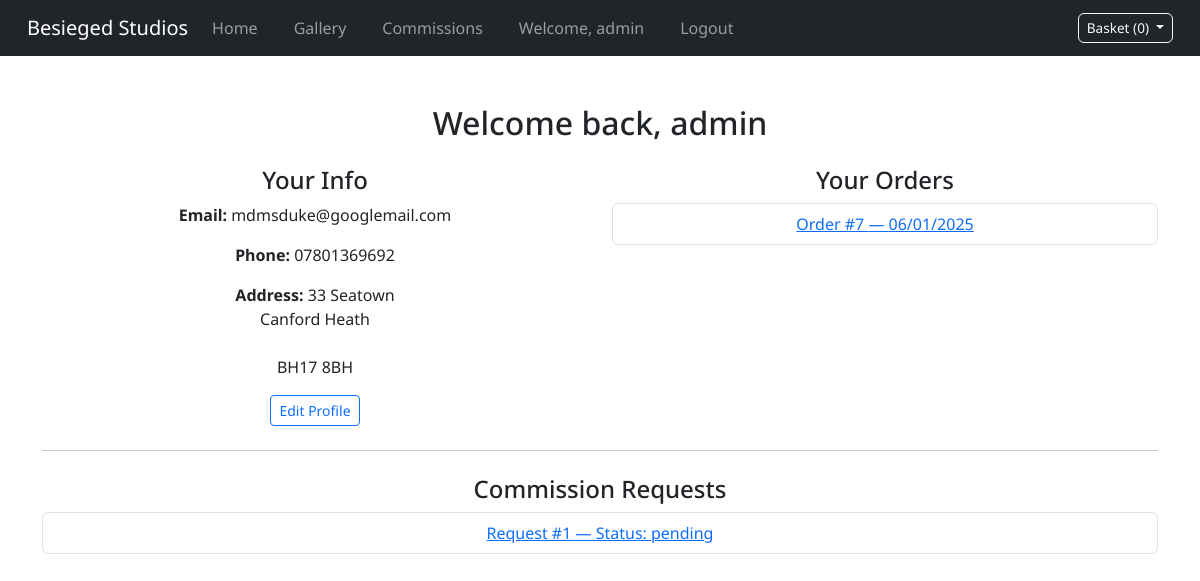
Page /dashboard/ (signed in) on the earlier database version.
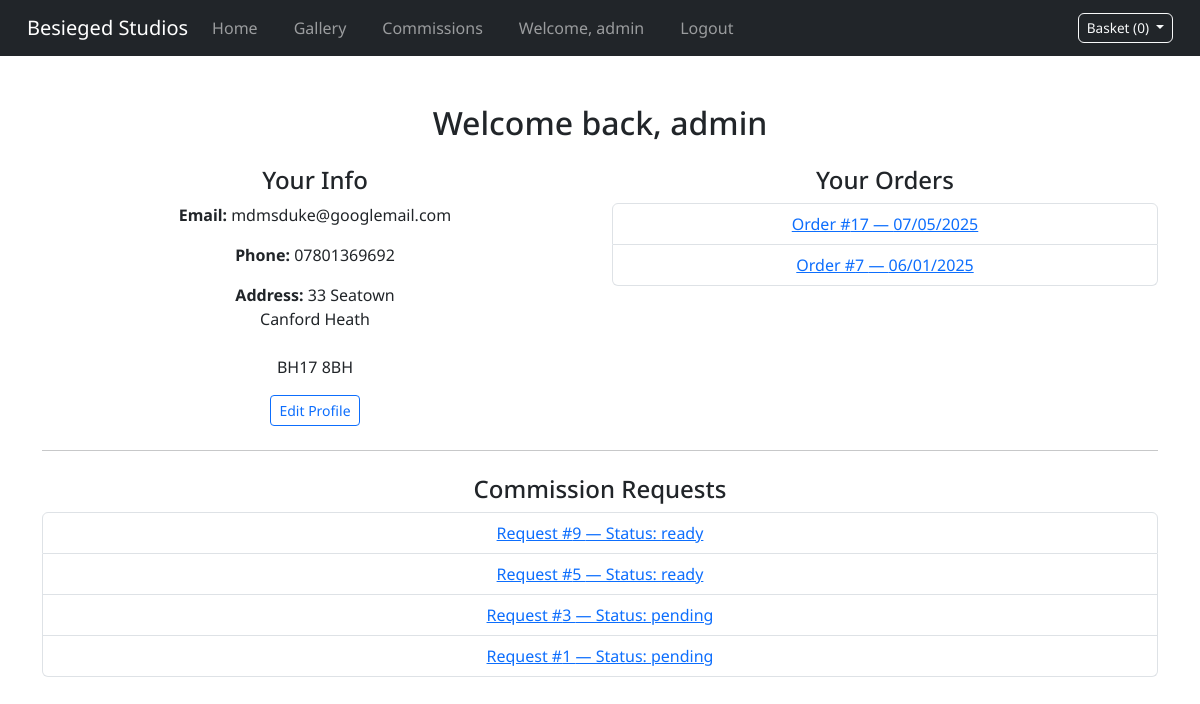
Same page on the later database version.
### accounts/models.py (models this page shows, shortened)
class UserProfile(models.Model):
    user = models.OneToOneField(User, on_delete=models.CASCADE)
    phone_number = models.CharField(max_length=20, blank=True, null=True)
    address_line1 = models.CharField(max_length=255, blank=True, null=True)
    address_line2 = models.CharField(max_length=255, blank=True, null=True)
    town_or_city = models.CharField(max_length=100, blank=True, null=True)
    postcode = models.CharField(max_length=20, blank=True, null=True)

### checkout/models.py (models this page shows, shortened)
class Order(models.Model):
    user = models.ForeignKey(User, on_delete=models.SET_NULL, null=True, blank=True)
    stripe_session_id = models.CharField(max_length=255)
    full_name = models.CharField(max_length=255)
    email = models.EmailField()
    address = models.TextField()
    created_at = models.DateTimeField(auto_now_add=True)
    paid = models.BooleanField(default=False)

### commissions/models.py (models this page shows)
class CommissionQuote(models.Model):
    CATEGORY_CHOICES = [
        ('single_mini', 'Single Miniature'),
        ('squad', 'Squad'),
        ('colossal', 'Colossal Vehicle/Monster'),
        ('terrain', 'Terrain'),
    ]
    STATUS_CHOICES = [
        ('ready', 'Ready to Checkout'),
        ('pending', 'Pending Manual Quote'),
    ]
    user = models.ForeignKey(User, on_delete=models.CASCADE)
    category = models.CharField(max_length=20, choices=CATEGORY_CHOICES)
    size_option = models.CharField(max_length=50, blank=True)
    assembly_required = models.BooleanField(default=False)
    priming_required = models.BooleanField(default=False)
    base_price = models.DecimalField(max_digits=6, decimal_places=2)
    assembly_cost = models.DecimalField(max_digits=6, decimal_places=2)
    priming_cost = models.DecimalField(max_digits=6, decimal_places=2, default=0)
    size_uplift = models.DecimalField(max_digits=6, decimal_places=2, default=0)
    total_price = models.DecimalField(max_digits=6, decimal_places=2, null=True, blank=True)
    image = models.ImageField(upload_to='commission_uploads/', blank=True, null=True)
    notes = models.TextField(blank=True)
    status = models.CharField(max_length=10, choices=STATUS_CHOICES, default='ready')
    created_at = models.DateTimeField(auto_now_add=True)
    def __str__(self):
        return f"Commission by {self.user} ({self.get_category_display()})"

### dashboard/views.py (the view)
# urls.py: path('dashboard/', include('dashboard.urls')),
@login_required
def dashboard(request):
    profile = getattr(request.user, "userprofile", None)
    orders = Order.objects.filter(user=request.user).order_by('-created_at')
    commissions = CommissionQuote.objects.filter(user=request.user).order_by('-created_at')
    print("Commssions: ", commissions)
    context = {
        "profile": profile,
        "orders": orders,
        "commissions": commissions,
    }
    return render(request, 'dashboard/dashboard.html', context)

### basket/context_processors.py (called while the page is built, shortened)
def basket_context(request):
    basket = request.session.get("basket", {})
    basket_items = []
    return {
        "basket_count": sum(item["quantity"] for item in basket_items),
        "basket_items": basket_items,
    }

### dashboard/templates/dashboard/dashboard.html (shortened to what this page needs)
{% extends "base.html" %}
{% block content %}
<div class="container my-5">
    <h2 class="mb-4">Welcome back, {{ user.username }}</h2>
    <div class="row">
        <div class="col-md-6">
            <h4>Your Info</h4>
            <p><strong>Email:</strong> {{ user.email }}</p>
            <p><strong>Phone:</strong> {{ profile.phone_number|default:"Not set" }}</p>
            <p><strong>Address:</strong>
                {{ profile.address_line1|default:"" }}<br>
                {{ profile.address_line2|default:"" }}<br>
                {{ profile.city|default:"" }}<br>
                {{ profile.postcode|default:"" }}
            </p>
            <a href="{% url 'dashboard:edit_profile' %}" class="btn btn-sm btn-outline-primary">Edit Profile</a>
        </div>
        <div class="col-md-6">
            <h4>Your Orders</h4>
            {% if orders %}
                <ul class="list-group">
                    {% for order in orders %}
                        <li class="list-group-item">
                            <a href="{% url 'dashboard:order_detail' order.id %}">
                                Order #{{ order.id }} — {{ order.created_at|date:"SHORT_DATE_FORMAT" }}
                            </a>
                        </li>
                    {% endfor %}
                </ul>
            {% else %}
                <p>You haven’t placed any orders yet.</p>
            {% endif %}
        </div>
    </div>
    <hr class="my-4">
    <div>
        <h4>Commission Requests</h4>
        {% if commissions %}
            <ul class="list-group">
                {% for commission in commissions %}
                    <li class="list-group-item">
                        <a href="{% url 'commissions:commissions_detail' commission.id %}">
                            Request #{{ commission.id }} — Status: {{ commission.status }}
                        </a>
                    </li>
                {% endfor %}
            </ul>
        {% else %}
            <p>No commissions yet. Why not <a href="{% url 'commissions:smart_commission_redirect' %}">request one</a>?</p>
        {% endif %}
    </div>
</div>
{% endblock %}

### templates/base.html (shortened to what this page needs)
{% load static %}
<!DOCTYPE html>
<html lang="en">
<head>
    <link href="https://cdn.jsdelivr.net/npm/bootstrap@5.3.0/dist/css/bootstrap.min.css" rel="stylesheet">
    <link rel="stylesheet" href="{% static 'css/base.css' %}">
</head>
<body>
    <nav class="navbar navbar-expand-lg navbar-dark bg-dark">
        <div class="container-fluid">
            <a class="navbar-brand" href="{% url 'home' %}">Besieged Studios</a>
            <div class="collapse navbar-collapse" id="navbarNav">
                <ul class="navbar-nav">
                    <li class="nav-item"><a class="nav-link" href="{% url 'home' %}">Home</a></li>
                    <li class="nav-item"><a class="nav-link" href="{% url 'gallery:gallery' %}">Gallery</a></li>
                    <li class="nav-item">
                        {% if user.is_authenticated %}
                            <a class="nav-link" href="{% url 'commissions:smart_commission_redirect' %}">Commissions</a>
                        {% else %}
                            <a class="nav-link" href="{% url 'account_login' %}?next={% url 'commissions:create_commission' %}">Commissions</a>
                        {% endif %}
                    </li>
                </ul>
                <ul class="navbar-nav">
                    {% if user.is_authenticated %}
                        <li class="nav-item">
                            <a class="nav-link" href="{% url 'dashboard:dashboard' %}">
                                {% if user.userprofile %}
                                    Welcome, {{ user.userprofile.user.username }}
                                {% else %}
                                    Welcome, {{ user.username }}
                                {% endif %}
                            </a>
                        </li>
                        <li class="nav-item">
                            <a class="nav-link" href="{% url 'account_logout' %}">Logout</a>
                        </li>
                    {% endif %}
                </ul>
            </div>
            <div id="basket-preview" class="dropdown">
                <button class="btn btn-outline-light dropdown-toggle" type="button" id="basketDropdown" data-bs-toggle="dropdown" aria-expanded="false">
                    Basket ({{ basket_items|length }})
                </button>
            </div>
        </div>
    </nav>
    <div class="content">
        {% block content %}{% endblock %}
    </div>
</body>
</html>

### basket/templates/basket/_basket_dropdown.html (shortened to what this page needs)
{% load static %}

### static/css/base.css (style rules this page uses)
body { font-family: "Noto Sans", sans-serif; }
nav ul { list-style-type: none; padding: 0; }
nav ul li { display: inline; margin-right: 20px; }
nav ul li a { text-decoration: none; color: blue; }
.content { margin-top: 20px; }
.container { text-align: center; margin-top: 50px; }
.navbar { padding-left: 15px; padding-right: 15px; }
#basket-preview .btn { white-space: nowrap; font-size: 0.85rem; padding: 4px 8px; }

Differences in the rows shown:
added Order: id "17", created_at "07/05/2025"
added CommissionQuote: id "9", status "ready"
added CommissionQuote: id "5", status "ready"
added CommissionQuote: id "3", status "pending"
